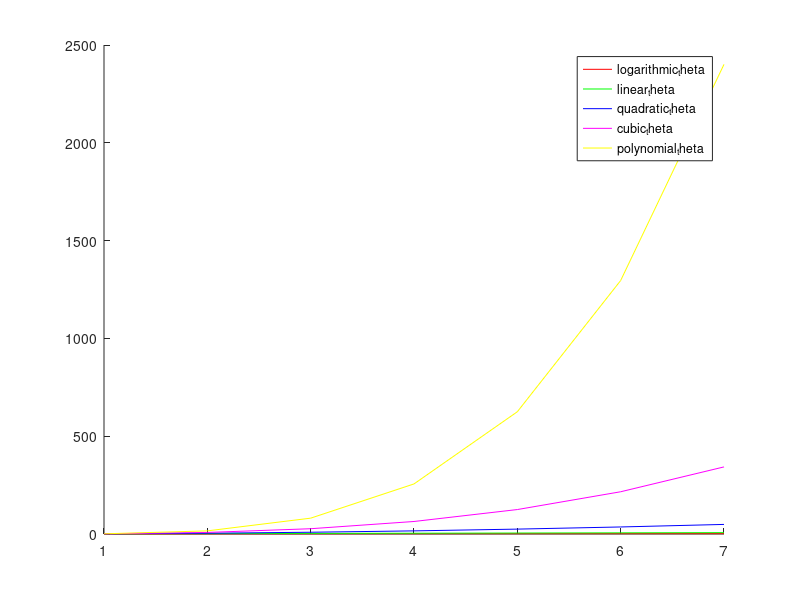

MATLAB code to generate this figure:
clear all
clc

n= [1 2 3 4 5 6 7];
k=4;

logarithmic_theta= log(n);
linear_theta= n;
quadratic_theta= n.^2;
cubic_theta= n.^3;
polynomial_theta= n.^k;

hold on
plot (n, logarithmic_theta, 'r')
plot (n, linear_theta, 'g')
plot (n, quadratic_theta, 'b')
plot (n, cubic_theta, 'm')
plot (n, polynomial_theta, 'y')
hold off

legend ('logarithmic_theta', 'linear_theta', 'quadratic_theta', 'cubic_theta', 'polynomial_theta')
